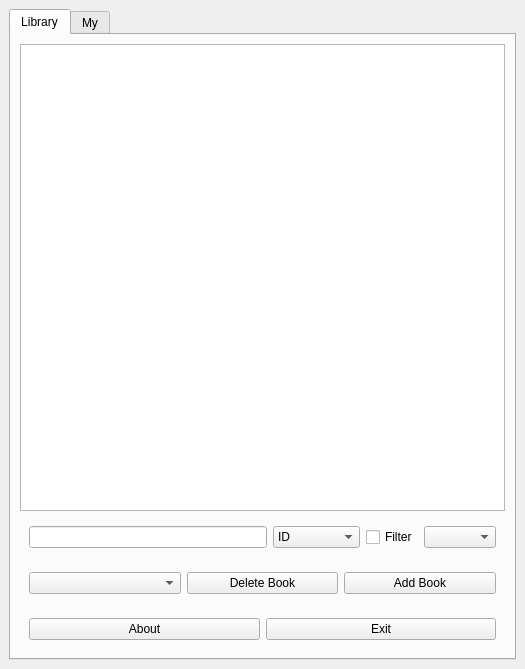
<?xml version="1.0" encoding="UTF-8"?>
<ui version="4.0">
 <class>MainWindow</class>
 <widget class="QMainWindow" name="MainWindow">
  <property name="geometry">
   <rect>
    <x>0</x>
    <y>0</y>
    <width>525</width>
    <height>669</height>
   </rect>
  </property>
  <property name="windowTitle">
   <string>Library System</string>
  </property>
  <widget class="QWidget" name="centralwidget">
   <layout class="QVBoxLayout" name="verticalLayout_3">
    <item>
     <widget class="QTabWidget" name="tabWidget">
      <property name="currentIndex">
       <number>0</number>
      </property>
      <property name="usesScrollButtons">
       <bool>false</bool>
      </property>
      <property name="tabsClosable">
       <bool>false</bool>
      </property>
      <widget class="QWidget" name="tab">
       <attribute name="title">
        <string>Library</string>
       </attribute>
       <layout class="QVBoxLayout" name="verticalLayout">
        <item>
         <widget class="QTextBrowser" name="textBrowser_main"/>
        </item>
        <item>
         <widget class="QWidget" name="widget" native="true">
          <layout class="QHBoxLayout" name="horizontalLayout">
           <item>
            <widget class="QLineEdit" name="lineEdit_serach_input"/>
           </item>
           <item>
            <widget class="QComboBox" name="comboBox_search_mode">
             <item>
              <property name="text">
               <string>ID</string>
              </property>
             </item>
             <item>
              <property name="text">
               <string>Name</string>
              </property>
             </item>
             <item>
              <property name="text">
               <string>Author</string>
              </property>
             </item>
             <item>
              <property name="text">
               <string>Publishing</string>
              </property>
             </item>
            </widget>
           </item>
           <item>
            <widget class="QCheckBox" name="checkBox_enable_filter">
             <property name="text">
              <string>Filter</string>
             </property>
            </widget>
           </item>
           <item>
            <widget class="QComboBox" name="comboBox_filter_mode"/>
           </item>
          </layout>
         </widget>
        </item>
        <item>
         <widget class="QWidget" name="widget_8" native="true">
          <layout class="QHBoxLayout" name="horizontalLayout_8">
           <item>
            <widget class="QComboBox" name="comboBox_all_book"/>
           </item>
           <item>
            <widget class="QPushButton" name="pushButton_del">
             <property name="text">
              <string>Delete Book</string>
             </property>
            </widget>
           </item>
           <item>
            <widget class="QPushButton" name="pushButton_add">
             <property name="text">
              <string>Add Book</string>
             </property>
            </widget>
           </item>
          </layout>
         </widget>
        </item>
        <item>
         <widget class="QWidget" name="widget_9" native="true">
          <layout class="QHBoxLayout" name="horizontalLayout_9">
           <item>
            <widget class="QPushButton" name="pushButton_about">
             <property name="text">
              <string>About</string>
             </property>
            </widget>
           </item>
           <item>
            <widget class="QPushButton" name="pushButton_add_2">
             <property name="text">
              <string>Exit</string>
             </property>
            </widget>
           </item>
          </layout>
         </widget>
        </item>
       </layout>
      </widget>
      <widget class="QWidget" name="tab_2">
       <attribute name="title">
        <string>My</string>
       </attribute>
       <layout class="QVBoxLayout" name="verticalLayout_2">
        <item>
         <widget class="QTextBrowser" name="textBrowser_main_my"/>
        </item>
        <item>
         <widget class="QWidget" name="widget_4" native="true">
          <layout class="QHBoxLayout" name="horizontalLayout_2">
           <item>
            <widget class="QLabel" name="label">
             <property name="text">
              <string>User</string>
             </property>
            </widget>
           </item>
           <item>
            <widget class="QLineEdit" name="lineEdit_usr">
             <property name="alignment">
              <set>Qt::AlignCenter</set>
             </property>
             <property name="readOnly">
              <bool>true</bool>
             </property>
            </widget>
           </item>
           <item>
            <widget class="QLabel" name="label_2">
             <property name="text">
              <string>Admin</string>
             </property>
            </widget>
           </item>
           <item>
            <widget class="QLineEdit" name="lineEdit_status">
             <property name="alignment">
              <set>Qt::AlignCenter</set>
             </property>
             <property name="readOnly">
              <bool>true</bool>
             </property>
            </widget>
           </item>
           <item>
            <widget class="QLabel" name="label_3">
             <property name="text">
              <string>Borrowed</string>
             </property>
            </widget>
           </item>
           <item>
            <widget class="QLineEdit" name="lineEdit_brd">
             <property name="enabled">
              <bool>true</bool>
             </property>
             <property name="sizePolicy">
              <sizepolicy hsizetype="Minimum" vsizetype="Fixed">
               <horstretch>0</horstretch>
               <verstretch>0</verstretch>
              </sizepolicy>
             </property>
             <property name="maximumSize">
              <size>
               <width>20</width>
               <height>16777215</height>
              </size>
             </property>
             <property name="frame">
              <bool>false</bool>
             </property>
             <property name="alignment">
              <set>Qt::AlignCenter</set>
             </property>
             <property name="readOnly">
              <bool>true</bool>
             </property>
            </widget>
           </item>
           <item>
            <widget class="QLabel" name="label_4">
             <property name="text">
              <string>/</string>
             </property>
            </widget>
           </item>
           <item>
            <widget class="QLineEdit" name="lineEdit_brd_max">
             <property name="sizePolicy">
              <sizepolicy hsizetype="Fixed" vsizetype="Fixed">
               <horstretch>0</horstretch>
               <verstretch>0</verstretch>
              </sizepolicy>
             </property>
             <property name="maximumSize">
              <size>
               <width>20</width>
               <height>16777215</height>
              </size>
             </property>
             <property name="frame">
              <bool>false</bool>
             </property>
             <property name="alignment">
              <set>Qt::AlignCenter</set>
             </property>
             <property name="readOnly">
              <bool>true</bool>
             </property>
            </widget>
           </item>
          </layout>
         </widget>
        </item>
        <item>
         <widget class="QWidget" name="widget_6" native="true">
          <layout class="QHBoxLayout" name="horizontalLayout_5">
           <item>
            <widget class="QComboBox" name="comboBox_return"/>
           </item>
           <item>
            <widget class="QPushButton" name="pushButton_return">
             <property name="text">
              <string>Return</string>
             </property>
            </widget>
           </item>
          </layout>
         </widget>
        </item>
        <item>
         <widget class="QWidget" name="widget_7" native="true">
          <layout class="QHBoxLayout" name="horizontalLayout_6">
           <item>
            <widget class="QComboBox" name="comboBox_borrow"/>
           </item>
           <item>
            <widget class="QPushButton" name="pushButton_borrow">
             <property name="text">
              <string>Borrow</string>
             </property>
            </widget>
           </item>
          </layout>
         </widget>
        </item>
       </layout>
      </widget>
     </widget>
    </item>
   </layout>
  </widget>
  <action name="actionAbout_Library_System">
   <property name="text">
    <string>About Library-System...</string>
   </property>
  </action>
 </widget>
 <resources/>
 <connections/>
</ui>
